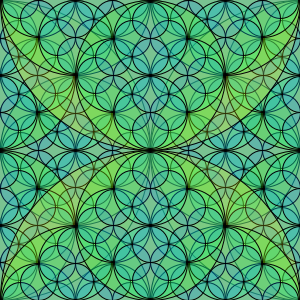
Frame 1 (no input)
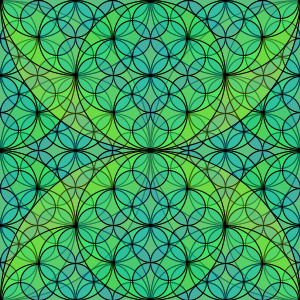
Frame 2 (the mouse pressed at the canvas centre, redrawn once)

The Processing sketch that drew these frames (run headless with seeded random() and noise(); the mouse was pressed at the canvas centre and the sketch redrawn once):

// Processing sketch: processing_92422
// ── processing_92422.pde

int x = 150;
int y = 150;
int r = 300;
int n = 5;

void setup() {
    size (300,300);
    colorMode(HSB,360,100,100);
    //noStroke();
    smooth();
    noLoop();
}

void draw() {
    drawCircle(x,y,r,n);
    //drawCircle(x,r,n);
}

void drawCircle(int x, int y, int radius, int num) {
    float tt=260-50*num;
    fill(tt,100,100,50);
    ellipse(x, y, radius*2, radius*2);
    if (num>1) {
        num=num-1;
        drawCircle(x - radius/2,y,radius/2,num);
        drawCircle(x + radius/2,y,radius/2,num);
        drawCircle(x,y - radius/2,radius/2,num);
        drawCircle(x,y + radius/2,radius/2,num);
    }
}
